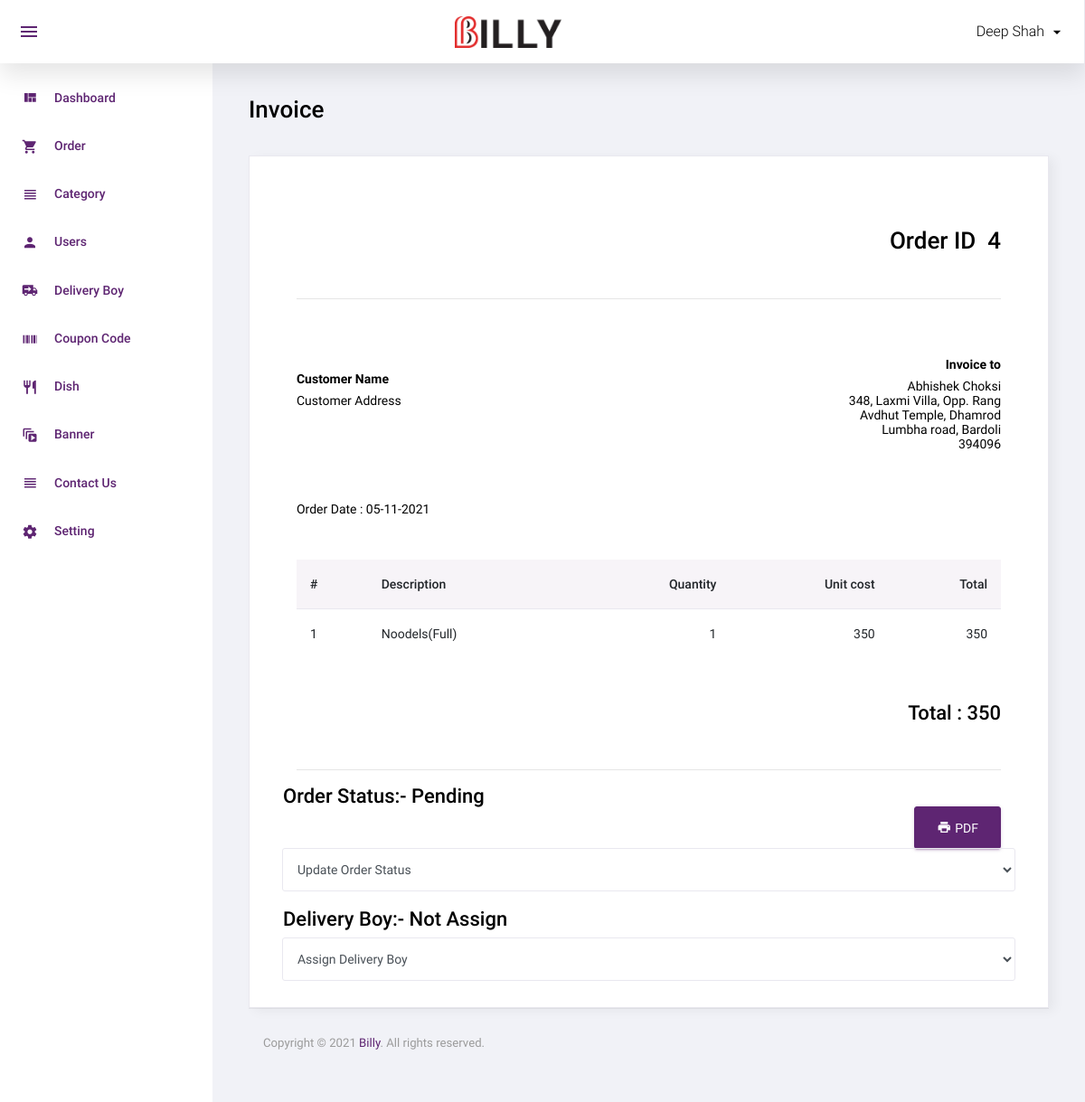
The app's page /admin/order_detail.php?id=4 (signed in), older data.
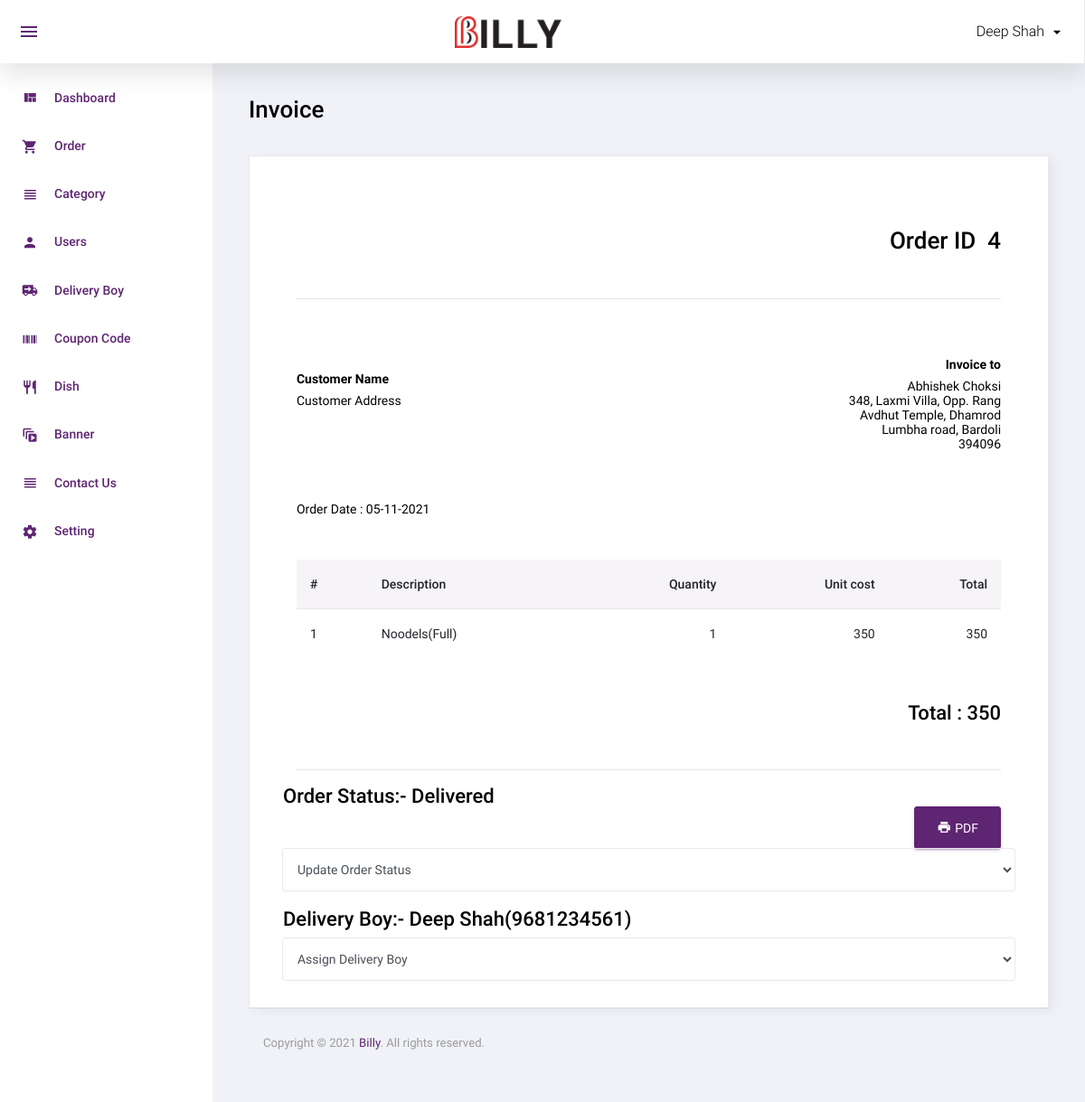
The same page, newer data.
### tables this page shows
CREATE TABLE IF NOT EXISTS `order_master` (
  `id` int NOT NULL AUTO_INCREMENT,
  `user_id` int NOT NULL,
  `name` varchar(50) NOT NULL,
  `email` varchar(50) NOT NULL,
  `mobile` varchar(50) NOT NULL,
  `address` text NOT NULL,
  `total_price` float NOT NULL,
  `final_price` float NOT NULL,
  `coupon_code` varchar(20) NOT NULL,
  `zipcode` int NOT NULL,
  `delivery_boy_id` int NOT NULL,
  `payment_status` varchar(20) NOT NULL,
  `payment_type` varchar(10) NOT NULL,
  `payment_id` varchar(100) NOT NULL,
  `order_status` int NOT NULL,
  `cancel_by` enum('user','admin') NOT NULL,
  `cancel_at` datetime NOT NULL,
  `added_on` datetime NOT NULL,
  `delivered_on` datetime NOT NULL,
  PRIMARY KEY (`id`)
);

CREATE TABLE IF NOT EXISTS `order_status` (
  `id` int NOT NULL AUTO_INCREMENT,
  `order_status` varchar(50) NOT NULL,
  PRIMARY KEY (`id`)
);

CREATE TABLE IF NOT EXISTS `delivery_boy` (
  `id` int NOT NULL AUTO_INCREMENT,
  `name` varchar(50) NOT NULL,
  `mobile` varchar(50) NOT NULL,
  `password` varchar(50) NOT NULL,
  `status` int NOT NULL,
  `added_on` datetime NOT NULL,
  PRIMARY KEY (`id`)
);

### function.inc.php (called while the page is built, shortened)
<?php
function get_safe_value($str)
{
  global $con;
  $str = mysqli_real_escape_string($con, $str);
  return $str;
}
function dateFormat($date)
{
  $str = strtotime($date);
  return date('d-m-Y', $str);
}
?>
<?php
function getOrderDetails($oid)
{
  global $con;
  $sql = "select order_detail.price,order_detail.qty,dish_details.attribute,dish.dish,order_detail.dish_details_id
	from order_detail,dish_details,dish
	WHERE
	order_detail.order_id=$oid AND
	order_detail.dish_details_id=dish_details.id AND
	dish_details.dish_id=dish.id";
  $data = array();
  $res = mysqli_query($con, $sql);
  while ($row = mysqli_fetch_assoc($res)) {
    $data[] = $row;
  }
  return $data;
}
function getDeliveryBoyNameById($id)
{
  global $con;
  $sql = "select name,mobile from delivery_boy where id='$id'";
  $res = mysqli_query($con, $sql);
  if (mysqli_num_rows($res) > 0) {
    $row = mysqli_fetch_assoc($res);
    return $row['name'] . '(' . $row['mobile'] . ')';
  } else {
    return 'Not Assign';
  }
}
?>

### admin/order_detail.php (the view, shortened to what this page needs)
<?php
include('top.php');
if (isset($_GET['id']) && $_GET['id'] > 0) {
	$id = get_safe_value($_GET['id']);
	$sql = "select order_master.*,order_status.order_status as order_status_str from order_master,order_status where order_master.order_status=order_status.id and order_master.id='$id' order by order_master.id desc";
	$res = mysqli_query($con, $sql);
	if (mysqli_num_rows($res) > 0) {
		$orderRow = mysqli_fetch_assoc($res);
	} else {
		redirect('index.php');
	}
} else {
	redirect('index.php');
}
?>
<div class="page-header">
	<h3 class="page-title"> Invoice </h3>
</div>
<div class="row">
	<div class="col-lg-12">
		<div class="card px-2">
			<div class="card-body">
				<div class="container-fluid">
					<h3 class="text-right my-5">Order ID&nbsp;&nbsp;<?php echo $id ?></h3>
					<hr>
				</div>
				<div class="container-fluid d-flex justify-content-between">
					<div class="col-lg-3 pl-0">
						<p class="mt-5 mb-2"><br /><b>Customer Name</b></p>
						<p>Customer Address</p>
					</div>
					<div class="col-lg-3 pr-0">
						<p class="mt-5 mb-2 text-right"><b>Invoice to</b></p>
						<p class="text-right">
							<?php echo $orderRow['name'] ?><br />
							<?php echo $orderRow['address'] ?><br />
							<?php echo $orderRow['zipcode'] ?><br />
						</p>
					</div>
				</div>
				<div class="container-fluid d-flex justify-content-between">
					<div class="col-lg-3 pl-0">
						<p class="mb-0 mt-5">Order Date : <?php echo dateFormat($orderRow['added_on']) ?></p>
					</div>
				</div>
				<div class="container-fluid mt-5 d-flex justify-content-center w-100">
					<div class="table-responsive w-100">
						<table class="table">
							<thead>
								<tr class="bg-dark">
									<th>#</th>
									<th>Description</th>
									<th class="text-right">Quantity</th>
									<th class="text-right">Unit cost</th>
									<th class="text-right">Total</th>
								</tr>
							</thead>
							<tbody>
								<?php
								$getOrderDetails = getOrderDetails($id);
								$pp = 0;
								$i = 1;
								foreach ($getOrderDetails as $list) {
									$pp = $pp + ($list['price'] * $list['qty']);
								?>
									<tr class="text-right">
										<td class="text-left"><?php echo $i ?></td>
										<td class="text-left"><?php echo $list['dish'] ?>(<?php echo $list['attribute'] ?>)</td>
										<td><?php echo $list['qty'] ?></td>
										<td><?php echo $list['price'] ?></td>
										<td><?php echo $list['price'] * $list['qty'] ?></td>
									</tr>
								<?php
									$i++;
								} ?>
							</tbody>
						</table>
					</div>
				</div>
				<div class="container-fluid mt-5 w-100">
					  <?php
						if($orderRow['coupon_code']!=''){
						?>
						  <h6 class="text-right mb-5">Total : <?php echo $pp?></h6>
						  <h5 class="text-right mb-5">Coupon Code : <?php echo $orderRow['coupon_code']?></h5>
						  <h4 class="text-right mb-5">Final Total : <?php echo $orderRow['final_price']?></h4>
						<?php
						} else{
						?>
						 <h4 class="text-right mb-5">Total : <?php echo $pp?></h4>
						<?php } ?>
                      <hr>
                    </div>
				<div class="container-fluid w-100">
					<a href="../download_invoice.php?id=<?php echo $id ?>" class="btn btn-primary float-right mt-4 ml-2"><i class="mdi mdi-printer mr-1"></i>PDF</a>
				</div>
				<div>
					<?php
					echo "<h4>Order Status:- " . $orderRow['order_status_str'] . "</h4>";
					?>
					<select class="form-control wSelect200" name="order_status" id="order_status" onchange="updateOrderStatus()">
						<option val=''>Update Order Status</option>
					</select>
					<br />
					<?php
					echo "<h4>Delivery Boy:- " . getDeliveryBoyNameById($orderRow['delivery_boy_id']) . "</h4>";
					?>
					<select class="form-control wSelect200" name="delivery_boy" id="delivery_boy" onchange="updateDeliveryBoy()">
						<option val=''>Assign Delivery Boy</option>
					</select>
				</div>
			</div>
		</div>
	</div>
	<?php include('footer.php'); ?>

Row changes from the older to the newer data that the page shows:
changed order_master "Abhishek Choksi": order_status.order_status "Pending" → "Delivered"; delivery_boy.mobile (not shown) → "Deep Shah(9681234561)"
Text that changed along with them:
getDeliveryBoyNameById($orderRow['delivery_boy_id']): "Not Assign" → (not shown)
